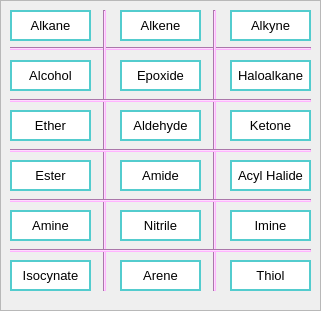
   <widget class="QFrame" name="functionalGroupFrame">
    <property name="geometry">
     <rect>
      <x>420</x>
      <y>110</y>
      <width>321</width>
      <height>311</height>
     </rect>
    </property>
    <property name="styleSheet">
     <string notr="true">QFrame#functionalGroupFrame
{
border:2px solid #f4d76b;
background-color: rgb(67, 67, 67);
}</string>
    </property>
    <property name="frameShape">
     <enum>QFrame::StyledPanel</enum>
    </property>
    <property name="frameShadow">
     <enum>QFrame::Raised</enum>
    </property>
    <widget class="QPushButton" name="alkane">
     <property name="geometry">
      <rect>
       <x>10</x>
       <y>10</y>
       <width>81</width>
       <height>31</height>
      </rect>
     </property>
     <property name="font">
      <font>
       <pointsize>10</pointsize>
      </font>
     </property>
     <property name="styleSheet">
      <string notr="true">QPushButton#alkane{
background-color: rgb(255, 255, 255);
border:2px solid #53ccce;
}
QPushButton#alkane:hover{
background-color: rgb(255, 255, 255);
border:4px solid #53ccce;
}</string>
     </property>
     <property name="text">
      <string>Alkane</string>
     </property>
    </widget>
    <widget class="QPushButton" name="alkene">
     <property name="geometry">
      <rect>
       <x>120</x>
       <y>10</y>
       <width>81</width>
       <height>31</height>
      </rect>
     </property>
     <property name="font">
      <font>
       <pointsize>10</pointsize>
      </font>
     </property>
     <property name="styleSheet">
      <string notr="true">QPushButton#alkene{
background-color: rgb(255, 255, 255);
border:2px solid #53ccce;
}
QPushButton#alkene:hover{
background-color: rgb(255, 255, 255);
border:4px solid #53ccce;
}</string>
     </property>
     <property name="text">
      <string>Alkene</string>
     </property>
    </widget>
    <widget class="QPushButton" name="alkyne">
     <property name="geometry">
      <rect>
       <x>230</x>
       <y>10</y>
       <width>81</width>
       <height>31</height>
      </rect>
     </property>
     <property name="font">
      <font>
       <pointsize>10</pointsize>
      </font>
     </property>
     <property name="styleSheet">
      <string notr="true">QPushButton#alkyne{
background-color: rgb(255, 255, 255);
border:2px solid #53ccce;
}
QPushButton#alkyne:hover{
background-color: rgb(255, 255, 255);
border:4px solid #53ccce;
}</string>
     </property>
     <property name="text">
      <string>Alkyne</string>
     </property>
    </widget>
    <widget class="QPushButton" name="haloalkane">
     <property name="geometry">
      <rect>
       <x>230</x>
       <y>60</y>
       <width>81</width>
       <height>31</height>
      </rect>
     </property>
     <property name="font">
      <font>
       <pointsize>10</pointsize>
      </font>
     </property>
     <property name="styleSheet">
      <string notr="true">QPushButton#haloalkane{
background-color: rgb(255, 255, 255);
border:2px solid #53ccce;
}
QPushButton#haloalkane:hover{
background-color: rgb(255, 255, 255);
border:4px solid #53ccce;
}</string>
     </property>
     <property name="text">
      <string>Haloalkane</string>
     </property>
    </widget>
    <widget class="QPushButton" name="alcohol">
     <property name="geometry">
      <rect>
       <x>10</x>
       <y>60</y>
       <width>81</width>
       <height>31</height>
      </rect>
     </property>
     <property name="font">
      <font>
       <pointsize>10</pointsize>
      </font>
     </property>
     <property name="styleSheet">
      <string notr="true">QPushButton#alcohol{
background-color: rgb(255, 255, 255);
border:2px solid #53ccce;
}
QPushButton#alcohol:hover{
background-color: rgb(255, 255, 255);
border:4px solid #53ccce;
}</string>
     </property>
     <property name="text">
      <string>Alcohol</string>
     </property>
    </widget>
    <widget class="QPushButton" name="epoxide">
     <property name="geometry">
      <rect>
       <x>120</x>
       <y>60</y>
       <width>81</width>
       <height>31</height>
      </rect>
     </property>
     <property name="font">
      <font>
       <pointsize>10</pointsize>
      </font>
     </property>
     <property name="styleSheet">
      <string notr="true">QPushButton#epoxide{
background-color: rgb(255, 255, 255);
border:2px solid #53ccce;
}
QPushButton#epoxide:hover{
background-color: rgb(255, 255, 255);
border:4px solid #53ccce;
}</string>
     </property>
     <property name="text">
      <string>Epoxide</string>
     </property>
    </widget>
    <widget class="QPushButton" name="ketone">
     <property name="geometry">
      <rect>
       <x>230</x>
       <y>110</y>
       <width>81</width>
       <height>31</height>
      </rect>
     </property>
     <property name="font">
      <font>
       <pointsize>10</pointsize>
      </font>
     </property>
     <property name="styleSheet">
      <string notr="true">QPushButton#ketone{
background-color: rgb(255, 255, 255);
border:2px solid #53ccce;
}
QPushButton#ketone:hover{
background-color: rgb(255, 255, 255);
border:4px solid #53ccce;
}</string>
     </property>
     <property name="text">
      <string>Ketone</string>
     </property>
    </widget>
    <widget class="QPushButton" name="ether">
     <property name="geometry">
      <rect>
       <x>10</x>
       <y>110</y>
       <width>81</width>
       <height>31</height>
      </rect>
     </property>
     <property name="font">
      <font>
       <pointsize>10</pointsize>
      </font>
     </property>
     <property name="styleSheet">
      <string notr="true">QPushButton#ether{
background-color: rgb(255, 255, 255);
border:2px solid #53ccce;
}
QPushButton#ether:hover{
background-color: rgb(255, 255, 255);
border:4px solid #53ccce;
}</string>
     </property>
     <property name="text">
      <string>Ether</string>
     </property>
    </widget>
    <widget class="QPushButton" name="aldehyde">
     <property name="geometry">
      <rect>
       <x>120</x>
       <y>110</y>
       <width>81</width>
       <height>31</height>
      </rect>
     </property>
     <property name="font">
      <font>
       <pointsize>10</pointsize>
      </font>
     </property>
     <property name="styleSheet">
      <string notr="true">QPushButton#aldehyde{
background-color: rgb(255, 255, 255);
border:2px solid #53ccce;
}
QPushButton#aldehyde:hover{
background-color: rgb(255, 255, 255);
border:4px solid #53ccce;
}</string>
     </property>
     <property name="text">
      <string>Aldehyde</string>
     </property>
    </widget>
    <widget class="QPushButton" name="acylHalide">
     <property name="geometry">
      <rect>
       <x>230</x>
       <y>160</y>
       <width>81</width>
       <height>31</height>
      </rect>
     </property>
     <property name="font">
      <font>
       <pointsize>10</pointsize>
      </font>
     </property>
     <property name="styleSheet">
      <string notr="true">QPushButton#acylHalide{
background-color: rgb(255, 255, 255);
border:2px solid #53ccce;
}
QPushButton#acylHalide:hover{
background-color: rgb(255, 255, 255);
border:4px solid #53ccce;
}</string>
     </property>
     <property name="text">
      <string>Acyl Halide</string>
     </property>
    </widget>
    <widget class="QPushButton" name="ester">
     <property name="geometry">
      <rect>
       <x>10</x>
       <y>160</y>
       <width>81</width>
       <height>31</height>
      </rect>
     </property>
     <property name="font">
      <font>
       <pointsize>10</pointsize>
      </font>
     </property>
     <property name="styleSheet">
      <string notr="true">QPushButton#ester{
background-color: rgb(255, 255, 255);
border:2px solid #53ccce;
}
QPushButton#ester:hover{
background-color: rgb(255, 255, 255);
border:4px solid #53ccce;
}</string>
     </property>
     <property name="text">
      <string>Ester</string>
     </property>
    </widget>
    <widget class="QPushButton" name="amide">
     <property name="geometry">
      <rect>
       <x>120</x>
       <y>160</y>
       <width>81</width>
       <height>31</height>
      </rect>
     </property>
     <property name="font">
      <font>
       <pointsize>10</pointsize>
      </font>
     </property>
     <property name="styleSheet">
      <string notr="true">QPushButton#amide{
background-color: rgb(255, 255, 255);
border:2px solid #53ccce;
}
QPushButton#amide:hover{
background-color: rgb(255, 255, 255);
border:4px solid #53ccce;
}</string>
     </property>
     <property name="text">
      <string>Amide</string>
     </property>
    </widget>
    <widget class="QPushButton" name="imine">
     <property name="geometry">
      <rect>
       <x>230</x>
       <y>210</y>
       <width>81</width>
       <height>31</height>
      </rect>
     </property>
     <property name="font">
      <font>
       <pointsize>10</pointsize>
      </font>
     </property>
     <property name="styleSheet">
      <string notr="true">QPushButton#imine{
background-color: rgb(255, 255, 255);
border:2px solid #53ccce;
}
QPushButton#imine:hover{
background-color: rgb(255, 255, 255);
border:4px solid #53ccce;
}</string>
     </property>
     <property name="text">
      <string>Imine</string>
     </property>
    </widget>
    <widget class="QPushButton" name="amine">
     <property name="geometry">
      <rect>
       <x>10</x>
       <y>210</y>
       <width>81</width>
       <height>31</height>
      </rect>
     </property>
     <property name="font">
      <font>
       <pointsize>10</pointsize>
      </font>
     </property>
     <property name="styleSheet">
      <string notr="true">QPushButton#amine{
background-color: rgb(255, 255, 255);
border:2px solid #53ccce;
}
QPushButton#amine:hover{
background-color: rgb(255, 255, 255);
border:4px solid #53ccce;
}</string>
     </property>
     <property name="text">
      <string>Amine</string>
     </property>
    </widget>
    <widget class="QPushButton" name="nitrile">
     <property name="geometry">
      <rect>
       <x>120</x>
       <y>210</y>
       <width>81</width>
       <height>31</height>
      </rect>
     </property>
     <property name="font">
      <font>
       <pointsize>10</pointsize>
      </font>
     </property>
     <property name="styleSheet">
      <string notr="true">QPushButton#nitrile{
background-color: rgb(255, 255, 255);
border:2px solid #53ccce;
}
QPushButton#nitrile:hover{
background-color: rgb(255, 255, 255);
border:4px solid #53ccce;
}</string>
     </property>
     <property name="text">
      <string>Nitrile</string>
     </property>
    </widget>
    <widget class="QPushButton" name="thiol">
     <property name="geometry">
      <rect>
       <x>230</x>
       <y>260</y>
       <width>81</width>
       <height>31</height>
      </rect>
     </property>
     <property name="font">
      <font>
       <pointsize>10</pointsize>
      </font>
     </property>
     <property name="styleSheet">
      <string notr="true">QPushButton#thiol{
background-color: rgb(255, 255, 255);
border:2px solid #53ccce;
}
QPushButton#thiol:hover{
background-color: rgb(255, 255, 255);
border:4px solid #53ccce;
}</string>
     </property>
     <property name="text">
      <string>Thiol</string>
     </property>
    </widget>
    <widget class="QPushButton" name="isocynate">
     <property name="geometry">
      <rect>
       <x>10</x>
       <y>260</y>
       <width>81</width>
       <height>31</height>
      </rect>
     </property>
     <property name="font">
      <font>
       <pointsize>10</pointsize>
      </font>
     </property>
     <property name="styleSheet">
      <string notr="true">QPushButton#isocynate{
background-color: rgb(255, 255, 255);
border:2px solid #53ccce;
}
QPushButton#isocynate:hover{
background-color: rgb(255, 255, 255);
border:4px solid #53ccce;
}</string>
     </property>
     <property name="text">
      <string>Isocynate</string>
     </property>
    </widget>
    <widget class="QPushButton" name="arene">
     <property name="geometry">
      <rect>
       <x>120</x>
       <y>260</y>
       <width>81</width>
       <height>31</height>
      </rect>
     </property>
     <property name="font">
      <font>
       <pointsize>10</pointsize>
      </font>
     </property>
     <property name="styleSheet">
      <string notr="true">QPushButton#arene{
background-color: rgb(255, 255, 255);
border:2px solid #53ccce;
}
QPushButton#arene:hover{
background-color: rgb(255, 255, 255);
border:4px solid #53ccce;
}</string>
     </property>
     <property name="text">
      <string>Arene</string>
     </property>
    </widget>
    <widget class="Line" name="line_9">
     <property name="geometry">
      <rect>
       <x>10</x>
       <y>47</y>
       <width>301</width>
       <height>3</height>
      </rect>
     </property>
     <property name="styleSheet">
      <string notr="true">background-color: rgb(255, 179, 255);</string>
     </property>
     <property name="orientation">
      <enum>Qt::Horizontal</enum>
     </property>
    </widget>
    <widget class="Line" name="line_14">
     <property name="geometry">
      <rect>
       <x>103</x>
       <y>10</y>
       <width>3</width>
       <height>281</height>
      </rect>
     </property>
     <property name="styleSheet">
      <string notr="true">background-color: rgb(255, 179, 255);</string>
     </property>
     <property name="orientation">
      <enum>Qt::Vertical</enum>
     </property>
    </widget>
    <widget class="Line" name="line_15">
     <property name="geometry">
      <rect>
       <x>213</x>
       <y>10</y>
       <width>3</width>
       <height>281</height>
      </rect>
     </property>
     <property name="styleSheet">
      <string notr="true">background-color: rgb(255, 179, 255);</string>
     </property>
     <property name="orientation">
      <enum>Qt::Vertical</enum>
     </property>
    </widget>
    <widget class="Line" name="line_10">
     <property name="geometry">
      <rect>
       <x>10</x>
       <y>99</y>
       <width>301</width>
       <height>3</height>
      </rect>
     </property>
     <property name="styleSheet">
      <string notr="true">background-color: rgb(255, 179, 255);</string>
     </property>
     <property name="orientation">
      <enum>Qt::Horizontal</enum>
     </property>
    </widget>
    <widget class="Line" name="line_11">
     <property name="geometry">
      <rect>
       <x>10</x>
       <y>149</y>
       <width>301</width>
       <height>3</height>
      </rect>
     </property>
     <property name="styleSheet">
      <string notr="true">background-color: rgb(255, 179, 255);</string>
     </property>
     <property name="orientation">
      <enum>Qt::Horizontal</enum>
     </property>
    </widget>
    <widget class="Line" name="line_12">
     <property name="geometry">
      <rect>
       <x>10</x>
       <y>199</y>
       <width>301</width>
       <height>3</height>
      </rect>
     </property>
     <property name="styleSheet">
      <string notr="true">background-color: rgb(255, 179, 255);</string>
     </property>
     <property name="orientation">
      <enum>Qt::Horizontal</enum>
     </property>
    </widget>
    <widget class="Line" name="line_13">
     <property name="geometry">
      <rect>
       <x>10</x>
       <y>249</y>
       <width>301</width>
       <height>3</height>
      </rect>
     </property>
     <property name="styleSheet">
      <string notr="true">background-color: rgb(255, 179, 255);</string>
     </property>
     <property name="orientation">
      <enum>Qt::Horizontal</enum>
     </property>
    </widget>
   </widget>
